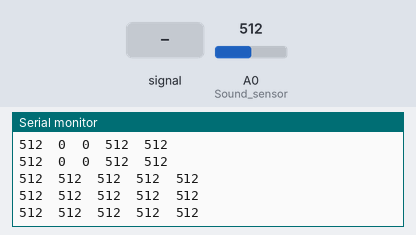
The sketch below on a simulated Arduino Uno, built with avr-gcc and run on an emulated ATmega328P. On the bench: the last lines printed to the serial monitor. The inputs (shaded band) are chosen by the test bench; at power-on: A0 (Sound_sensor) = 512. At 6.2 s the program stops and its outputs stay as they are.

Above: at 1.2 s.
1.3 s: A0 (Sound_sensor) fed a 200 Hz sine of ±81 counts around its level
At 1.32 s:
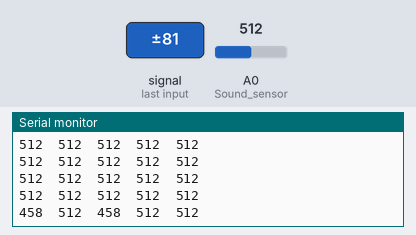
2.8 s: A0 (Sound_sensor) set to 716
At 6.6 s:
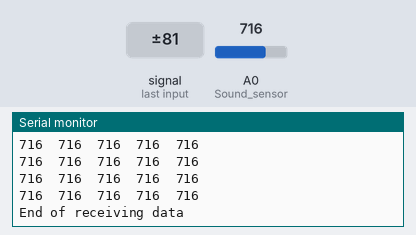
Timing chart, 0 to 7.7 s (numbered marks = the images above; inputs shaded):
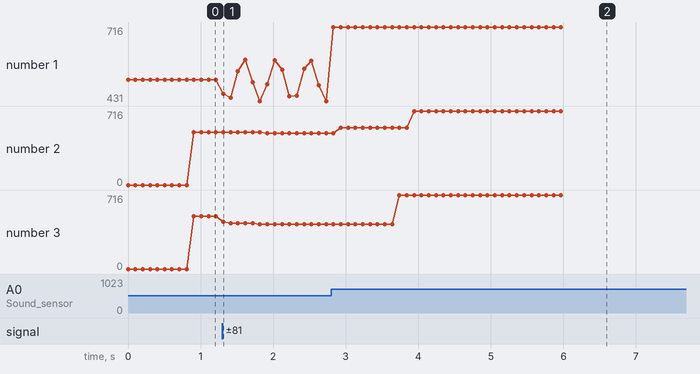

The sketch:

Act1_Data_Avaraging.ino
```cpp
#define Sound_sensor A0

// Global Variables
int raw_signal = 0, new_signal = 0, Min = 0, Max = 0,Mode = 0; //data Receivers
int running_ave[10]; // Array to store the average values
int raw_arr[10]; // Array to store normal values
int moving_data;     // To store the result of the moving average function
int Mode_data;
int i = 0, x = 0, index = 0;    // Counters
unsigned long Timer;// timer
const unsigned long timeout = 6000; // timeout duration

void setup() {
  Serial.begin(9600);
  Timer = millis();
}

void loop() {
  // interupt the loop after 6 seconds
  if(millis() - Timer > timeout){
    delay(100);
    Serial.println("End of receiving data");
    while(true){
    }
  }

  raw_signal = analogRead(Sound_sensor);
   // Store raw raw_signal in array
  raw_arr[index] = raw_signal;
  index++; // Move to the next position in the array
  // If index is maxed reset to 0
  if (index == 10) {
    index = 0;
  }

  // Call Moving average function
  moving_data = Moving_Ave(raw_signal);
  // Call GetMinMax
  GetMinMax(raw_arr, 10, Min, Max);
  //call GetMode
  Mode_data = GetMode(raw_arr, 10);;

  // Print both raw signal and running average to the Serial Plotter
  Serial.print(raw_signal); //raw data
  Serial.print("\t");
  Serial.print(moving_data); //ave
  Serial.print("\t");
  Serial.print(Min); //minima
  Serial.print("\t");
  Serial.print(Max); //maxima
  Serial.print("\t");
  Serial.println(Mode_data); // mode

  delay(100);
}

// Moving Average method
int Moving_Ave(int raw_signal) {
  new_signal += raw_signal;
  // Increment i every time a new raw signal is added
  i++;
  // If i reaches 10, calculate the moving average
  if (i == 10) {
    running_ave[x] = new_signal / 10; // Store the average in the array
    x++; // Move to the next position in the array
    // Reset i and new_signal
    new_signal = 0;
    i = 0;
    // If x is 10 reset to 0
    if (x == 10) {
      x = 0;
    }
  }
  // Return the most recent average value
  return running_ave[(x == 0) ? 9 : x - 1];
}

void GetMinMax(int raw_arr[], int size, int &Min, int &Max) {
  Min = raw_arr[0];
  Max = raw_arr[0];
  for (int i = 1; i < size; i++) {
    if (raw_arr[i] < Min) {
      Min = raw_arr[i];
    }
    if (raw_arr[i] > Max) {
      Max = raw_arr[i];
    }
  }
}

int GetMode(int raw_arr[], int size) {
  int mode = raw_arr[0];
  int max_count = 1;

  for (int i = 0; i < size; i++) {
    int count = 0;

    // Count occurrences of raw_arr[i]
    for (int j = 0; j < size; j++) {
      if (raw_arr[j] == raw_arr[i]) {
        count++;
      }
    }

    // Update mode if a higher count is found
    if (count > max_count) {
      max_count = count;
      mode = raw_arr[i];
    }
  }
  return(mode);
}
```

Measured:
- after the input at 1.3 s, the serial monitor: prints a new line at once (image 1)
- after the input at 2.8 s, the serial monitor: prints a new line at once (image 2)
- plotted number 1: 512 → 431 after the input at 1.3 s, 431 → 716 after the input at 2.8 s
- plotted number 2: 512 → 500 after the input at 1.3 s, 500 → 716 after the input at 2.8 s
- plotted number 3: 512 → 431 after the input at 1.3 s, 431 → 716 after the input at 2.8 s
